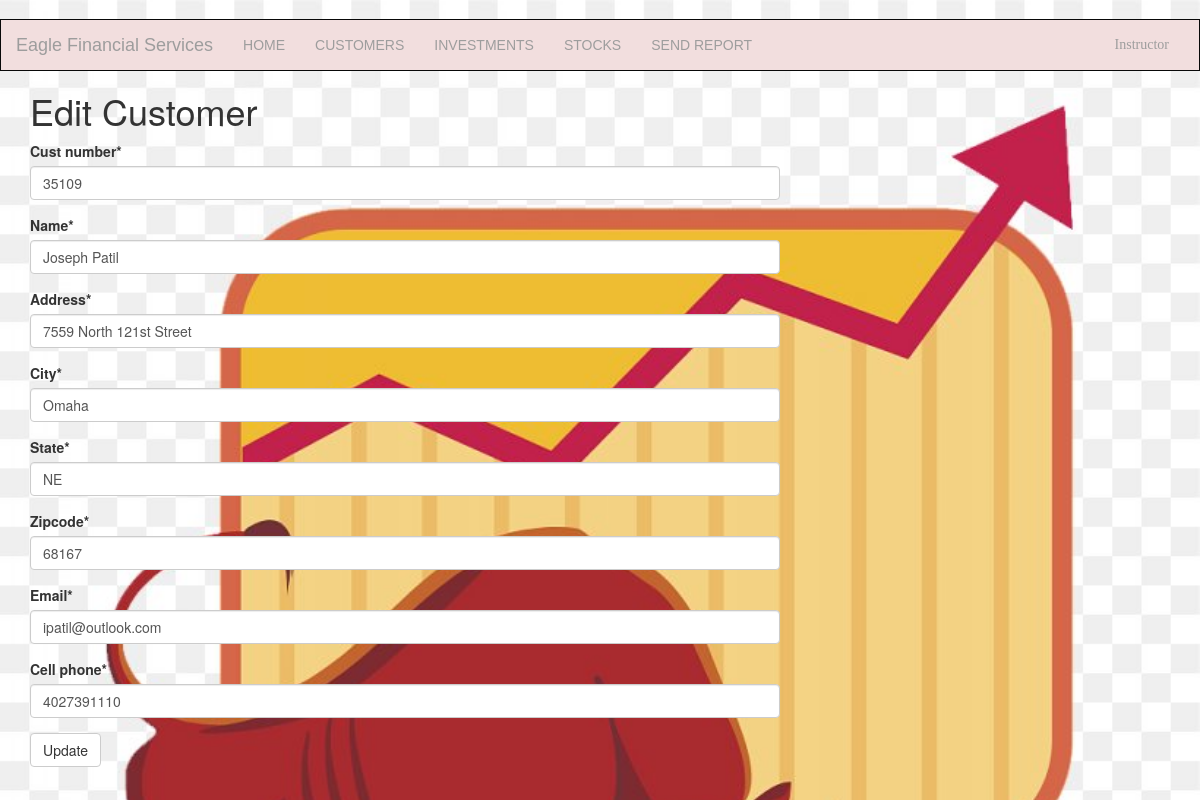
/customer/3/edit/ (signed in), run on an earlier commit of the app's database.
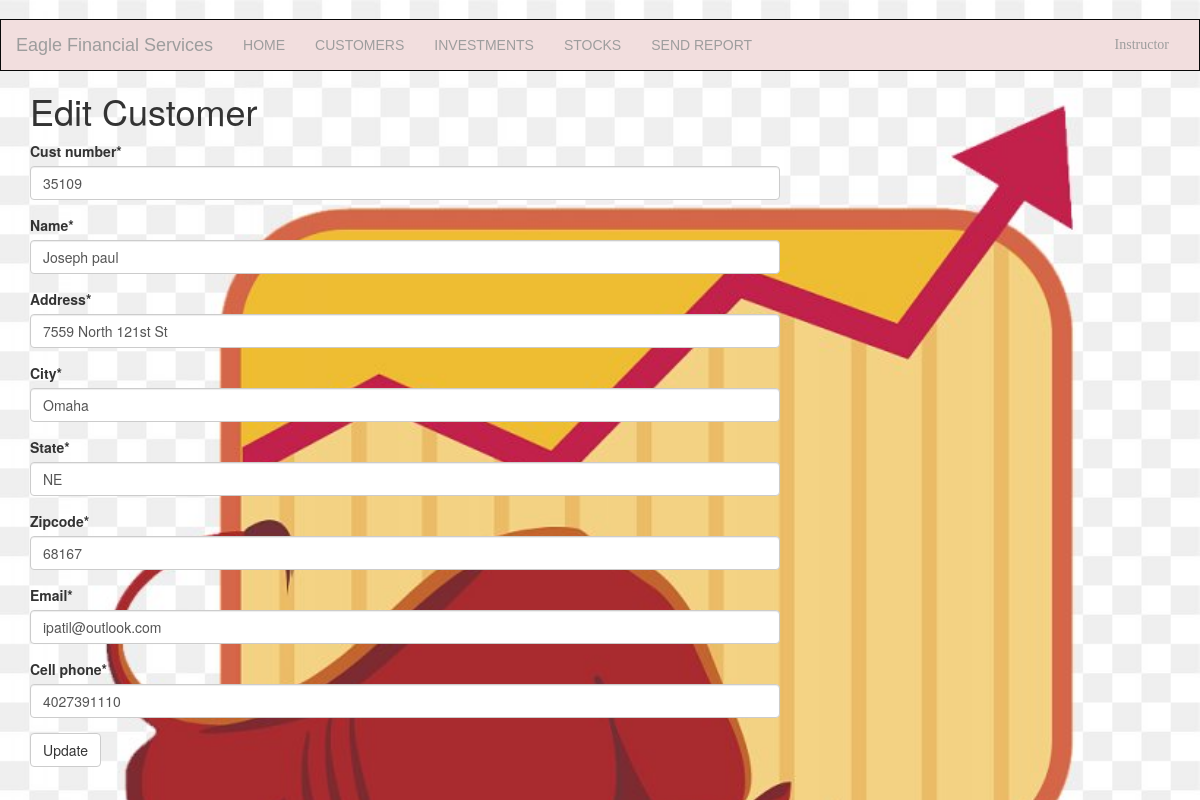
And on a later commit of the database.
### portfolio/models.py (models this page shows, shortened)
class Customer(models.Model):
    name = models.CharField(max_length=50)
    address = models.CharField(max_length=200)
    cust_number = models.IntegerField(blank=False, null=False)
    city = models.CharField(max_length=50)
    state = models.CharField(max_length=50)
    zipcode = models.CharField(max_length=10)
    email = models.EmailField(max_length=200)
    cell_phone = models.CharField(max_length=50)
    created_date = models.DateTimeField(
        default=timezone.now)
    updated_date = models.DateTimeField(auto_now_add=True)

### portfolio/views.py (the view)
# urls.py: path('customer/<int:pk>/edit/', views.customer_edit, name='customer_edit'),
@login_required
def customer_edit(request, pk):
    customer = get_object_or_404(Customer, pk=pk)
    if request.method == "POST":
        form = CustomerForm(request.POST, instance=customer)
        if form.is_valid():
            customer = form.save(commit=False)
            customer.updated_date = timezone.now()
            customer.save()
            customer = Customer.objects.filter(created_date__lte=timezone.now())
            return render(request, 'portfolio/customer_list.html',
                          {'customers': customer})
    else:
        form = CustomerForm(instance=customer)
    return render(request, 'portfolio/customer_edit.html', {'form': form})

### portfolio/forms.py
class CustomerForm(forms.ModelForm):
    class Meta:
        model = Customer
        fields = ('cust_number', 'name', 'address', 'city', 'state', 'zipcode', 'email', 'cell_phone',)

### templates/portfolio/customer_edit.html
{% extends 'portfolio/base.html' %}
{% load static %}
{% load crispy_forms_filters %}
{% load crispy_forms_tags %}
{% block content %}
    <h1>Edit Customer</h1>
    <form method="POST" class="customer-form">{% csrf_token %}
        {{ form|crispy }}
        <button type="submit" class="save btn btn-default">Update</button>
    </form>
{% endblock %}

What changed in the data, as far as the page shows it:
changed Customer "Omaha": name "Joseph Patil" → "Joseph paul"; address "7559 North 121st Street" → "7559 North 121st St"
